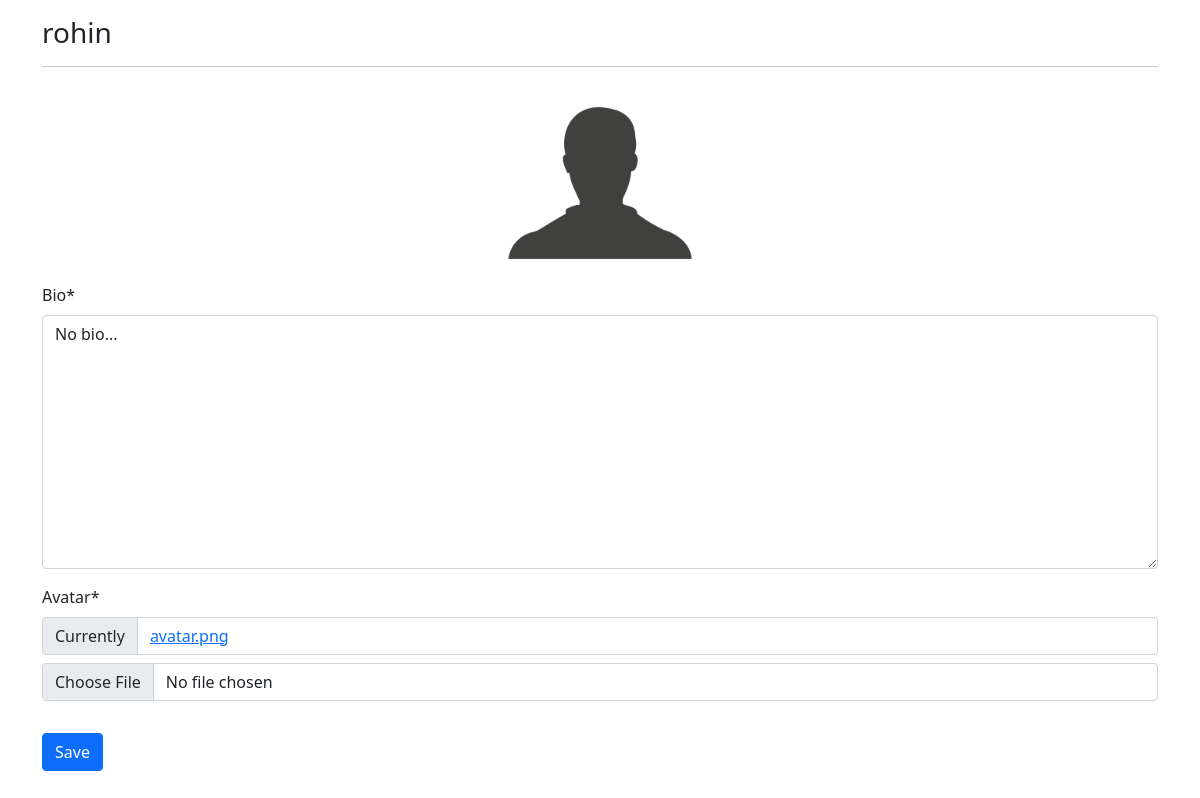
Before: /profiles/my/ (signed in) with the older database file.
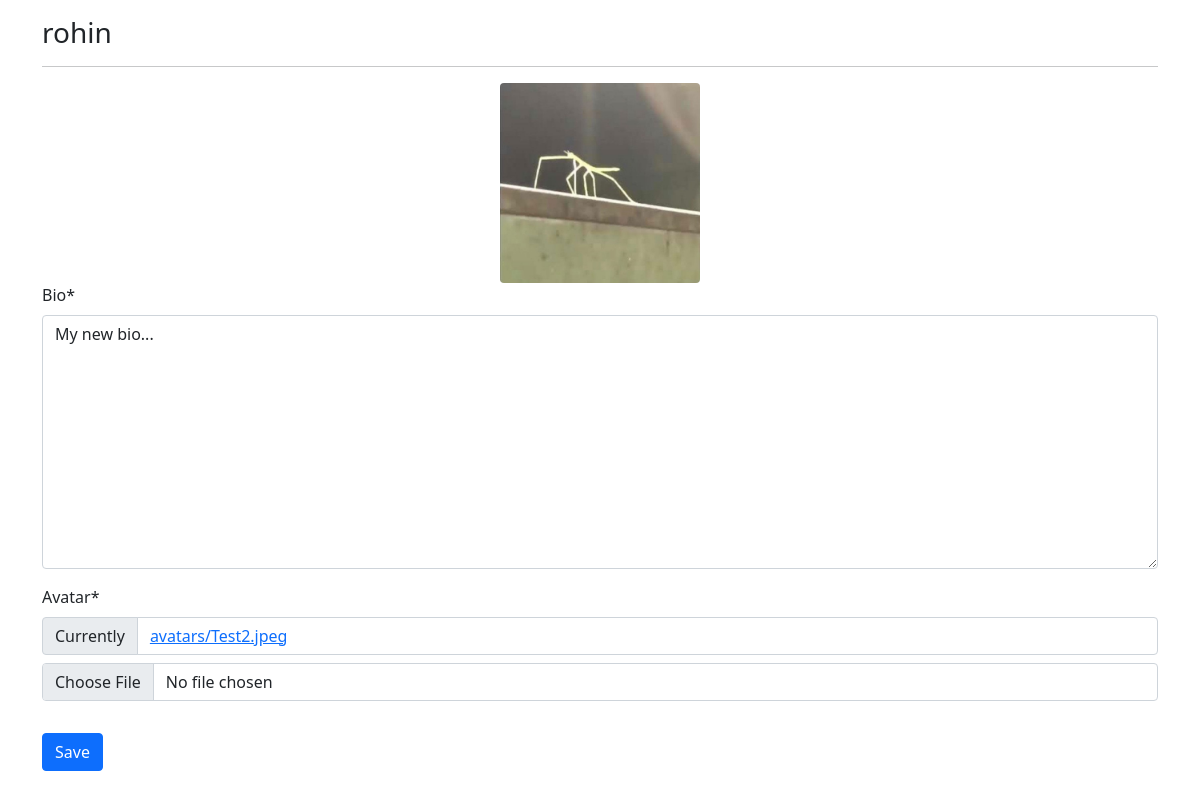
After: the same page with the newer database file.
### profiles/models.py (models this page shows, shortened)
class Profile(models.Model):
    user = models.OneToOneField(User, on_delete=models.CASCADE) # This reads as "one user per profile"
    bio = models.TextField(default="No bio...") # 'blank=True' okay as well
    avatar = models.ImageField(default='avatar.png', upload_to='avatars')
    updated = models.DateTimeField(auto_now=True) # Auto-populated
    create = models.DateTimeField(auto_now_add=True)

### profiles/views.py (the view, shortened to what this page needs)
# urls.py: path('my/', my_profile_view, name='my-profile')
def my_profile_view(request):
    obj = Profile.objects.get(user=request.user)
    form = ProfileForm(request.POST or None, request.FILES or None, instance=obj)
    context = {
        'obj': obj,
        'form': form
    }
    return render(request, 'profiles/main.html', context)

### profiles/forms.py
class ProfileForm(forms.ModelForm):
    class Meta:
        model = Profile
        fields = ('bio', 'avatar')

### profiles/templates/profiles/main.html (shortened to what this page needs)
{% extends "base.html" %}
{% load static %}
{% load crispy_forms_tags %}
{% block content %}
    <h3>{{obj.user}}</h3>
    <hr>
    <div class="text-center" id="avatar-box">
        <img src="{{obj.avatar.url}}" class="rounded" height="200px" width="auto" alt="{{obj.user.username}}">
    </div>
    <form id="profile-form">
        {{form|crispy}}
        <button type="submit" class="btn btn-primary mt-3">Save</button>
    </form>
{% endblock %}

### templates/base.html (shortened to what this page needs)
{% load static %}
<!doctype html>
<html lang="en">
  <head>
    <link href="https://cdn.jsdelivr.net/npm/bootstrap@5.0.2/dist/css/bootstrap.min.css" rel="stylesheet">
    <link rel="stylesheet" href="{% static 'style.css' %}">
    <link rel="stylesheet" href="https://unpkg.com/dropzone@5/dist/min/dropzone.min.css" type="text/css" />
  </head>
  <body>
    <div class="container mt-3">
        {% block content %}
        {% endblock content %}
    </div>
  </body>
</html>

Changed rows visible on the page:
changed Profile "rohin": avatar: picture added in place of a placeholder; bio "No bio..." → "My new bio..."
Other visible differences:
text no longer shown: "Bio * Avatar * Currently avatar.png"
text now shown: "Bio * Avatar * Currently avatars/Test2.jpeg"
